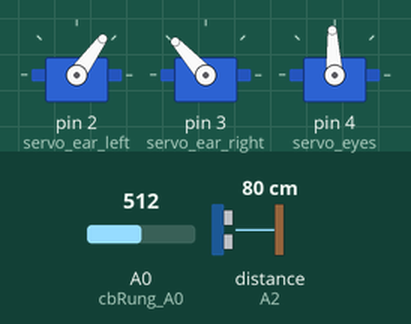
The sketch below on a simulated Arduino Uno, built with avr-gcc and run on an emulated ATmega328P. On the bench: 3 × servo. Wiring (inferred from the names in the program): ultrasonic range finder: trigger A1; echo A2. The inputs (shaded band) are chosen by the test bench; at power-on: distance to the obstacle (sensor on A2) 80 cm, A0 (cbRung_A0) = 512. The echo pulse lasts 58.3 µs per cm; the audio player accepts every command and is not drawn; what the sketch prints to the serial monitor is not drawn.

Above: at 1.7 s.
1.8 s: distance to the obstacle (sensor on A2) set to 34 cm
7.7 s: distance to the obstacle (sensor on A2) set to 28 cm
At 11.1 s:
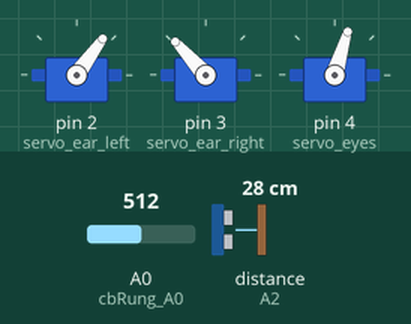
13.6 s: distance to the obstacle (sensor on A2) set to 18 cm
19.5 s: distance to the obstacle (sensor on A2) set to 14 cm
At 27.1 s:
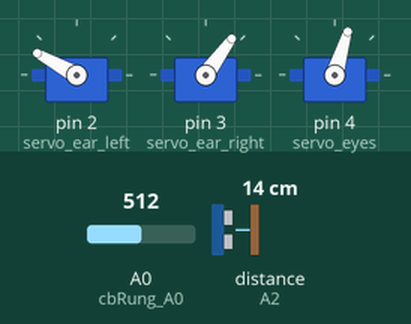
27.4 s: distance to the obstacle (sensor on A2) set to 9 cm
At 33.7 s:
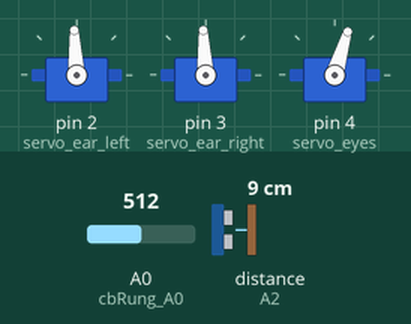
38.1 s: distance to the obstacle (sensor on A2) set to 6 cm
Timing chart, 0 to 46.5 s (numbered marks = the images above; inputs shaded):
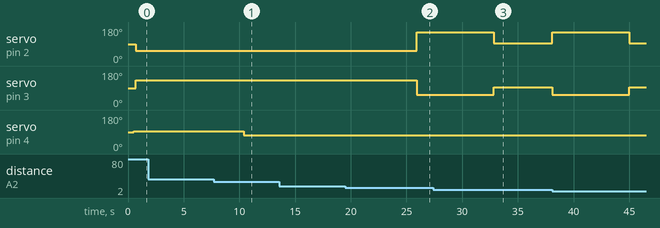

The sketch:

Project.ino
```cpp
#include"SoftwareSerial.h"
#include "DFRobotDFPlayerMini.h"
#include <Servo.h>

//=============== MP3 ===============
SoftwareSerial mySoftwareSerial(10,11);
DFRobotDFPlayerMini myDFPlayer;
void printDetail(uint8_t type, int value);
//===================================


//============ MH Sensor ============
const int cbRung_A0 = A0;
//===================================


//============= HC-SRO4 =============
int trig_pin = A1;
int echo_pin = A2;
//===================================


//============== Servo ==============
Servo servo_ear_left;
Servo servo_ear_right;
Servo servo_eyes;

int ear_left_open = 1100;
int ear_left_middle = 1500;
int ear_left_closed = 2100;
int ear_right_open = 1900;
int ear_right_middle = 1500;
int ear_right_closed = 1100;

int servo_eyes_up = 1300;
int servo_eyes_normal = 1500;
//===================================


void setup() {
  mySoftwareSerial.begin(9600);
  Serial.begin(115200);

  if(!myDFPlayer.begin(mySoftwareSerial))
  {
    Serial.println(F("Không thể khởi động"));
    Serial.println(F("1. Kiểm tra lại kết nối"));
    Serial.println(F("2. Lắp lại thẻ nhớ"));
    while(true)
    {
      delay(0);
    }
  }
  Serial.println(F("DFPlayer đang hoạt động"));
  myDFPlayer.volume(30);

  servo_ear_left.attach(2);
  servo_ear_right.attach(3);
  servo_eyes.attach(4);

  pinMode(cbRung_A0, INPUT);
  pinMode(trig_pin, OUTPUT);
  pinMode(echo_pin, INPUT);
}

#define STATE_OPEN 0
#define STATE_CLOSED 1

void loop() {

  //============= ACTION =============
  static bool is_open = true;
  static int state = STATE_OPEN;

  if (state == STATE_CLOSED) {
    delay(2000);
    servo_ear_left.writeMicroseconds(ear_left_middle);
    servo_ear_right.writeMicroseconds(ear_right_middle);
    delay(500);
    state = STATE_OPEN;
  }
  else if (state == STATE_OPEN) {

    int distance = getDistance();
    // Serial.print("Distance: ");
    Serial.println(distance);

    if (distance >= 30) {
      Serial.println("distance >= 30");
      servo_eyes.writeMicroseconds(servo_eyes_normal);
      delay(200);
      servo_ear_left.writeMicroseconds(ear_left_open);
      servo_ear_right.writeMicroseconds(ear_right_open);
    }
    else if (distance < 30 && distance >= 15) {
      Serial.println("distance < 30 && distance >= 15");
      servo_eyes.writeMicroseconds(servo_eyes_up);
      servo_ear_left.writeMicroseconds(ear_left_open);
      servo_ear_right.writeMicroseconds(ear_right_open);
      myDFPlayer.playMp3Folder(1);
      delay(3000);
    }
    else if (distance < 15 && distance > 7)
     {
      Serial.println("distance < 15 && distance > 7");
      servo_ear_left.writeMicroseconds(ear_left_closed);
      servo_ear_right.writeMicroseconds(ear_right_closed);
      servo_eyes.writeMicroseconds(servo_eyes_up);
      // myDFPlayer.playMp3Folder(1);
      // delay(3000);
      delay(200);

      state = STATE_CLOSED;
    }
  }


  //============ MH Sensor ============
  int value_A0 = analogRead(cbRung_A0);

  Serial.print("Analog: ");
  Serial.println(value_A0);

  if(value_A0 < 1000 && value_A0 >= 600)
  {
    // Serial.println("Heyyy!Don't shake me :(((");
    // myDFPlayer.playMp3Folder(4);
    // delay(2800);
  }
  else if(value_A0 < 600 && value_A0 >= 200)
  {
    // Serial.println("Don't shake me, pleaseeee :(((");
    myDFPlayer.playMp3Folder(3);
    delay(4500);
  }

  if(value_A0 < 200)
  {
    // Serial.println("I'm so dizzy");
    myDFPlayer.playMp3Folder(5);
    delay(3000);
  }
  else
  // Serial.println("");
  delay(200);
}

float getDistance() {
  digitalWrite(trig_pin, LOW);
  delayMicroseconds(2);
  digitalWrite(trig_pin, HIGH);
  delayMicroseconds(10);
  digitalWrite(trig_pin, LOW);
  unsigned long duration = pulseIn(echo_pin, HIGH);
  float distance = duration / 29.0 / 2.0;

  return distance;
}
```

Measured:
- the behaviour switches between 31 and 30 cm on distance to the obstacle (sensor on A2) (found by bisection; images 0 and 1)
- the behaviour switches between 16 and 15 cm on distance to the obstacle (sensor on A2) (found by bisection; images 1 and 2)
- after the input at 1.8 s, every drawn part: stays the same
- after the input at 7.7 s, servo on pin 4 (servo_eyes): 93° → 73° after 2.7 s
- after the input at 13.6 s, every drawn part: stays the same
- after the input at 19.5 s, servo on pin 2 (servo_ear_left): 54° → 151° after 6.4 s; servo on pin 3 (servo_ear_right): 132° → 54° after 6.4 s
